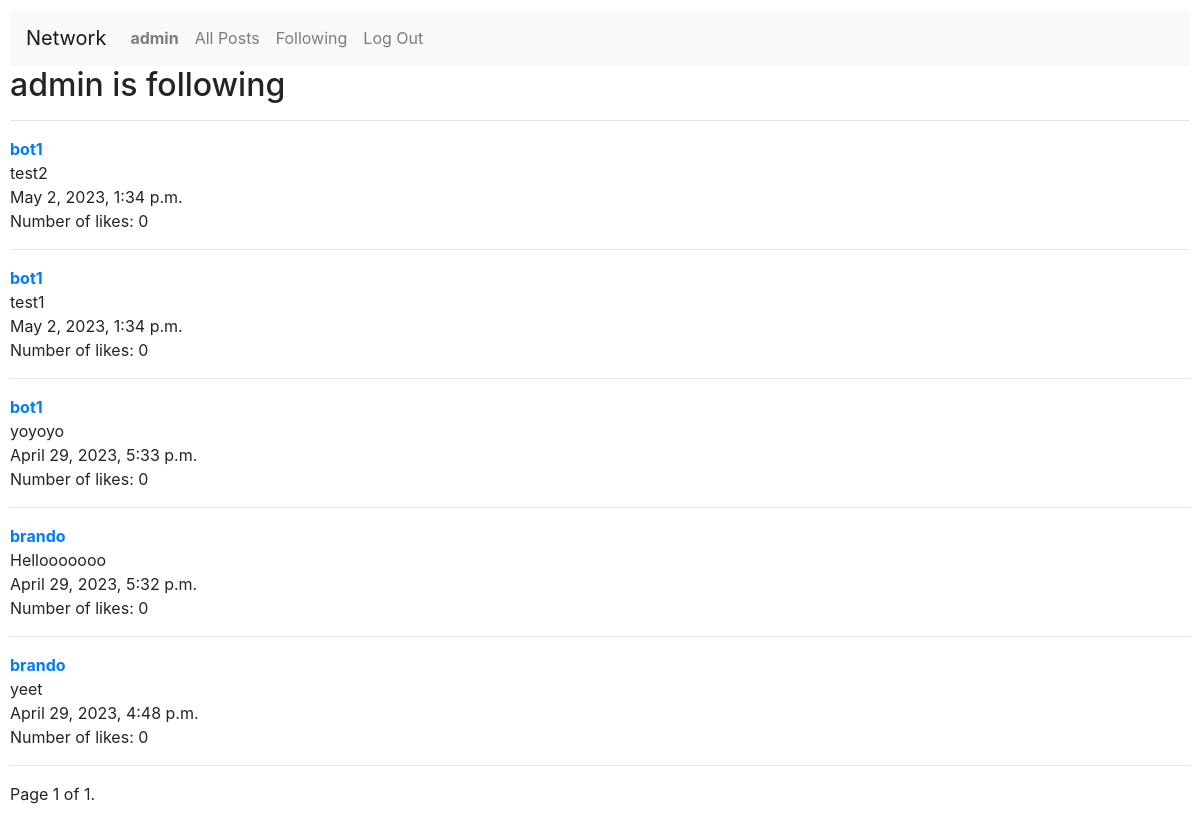
Page /follow (signed in) on the committed database.
### network/models.py (models this page shows, shortened)
class User(AbstractUser):
    pass

class Post(models.Model):
    user = models.ForeignKey(User, on_delete=models.CASCADE, blank=True, null=True, related_name="post_user")
    content = models.CharField(max_length=280)
    number_of_likes = models.IntegerField(default=0)
    time = models.DateTimeField(auto_now_add=True)

### network/views.py (the view)
# urls.py: path("follow", views.follow, name="follow"),
@login_required(login_url="login")
def follow(request):
    if request.method == "POST":
        profile_id = request.POST["profile_id"]
        follow_action = request.POST["follow_action"]
        if follow_action not in ["follow", "unfollow"]:
            return render(request, "auctions/error.html", {
            "message": "Bad request",
            "code": "400"
            })
        if follow_action == "follow":
            new_follow = Follow(
                user = User.objects.get(id=request.user.id),
                following = User.objects.get(id=profile_id)
            )
            new_follow.save()
            return redirect(profile, profile_id=profile_id)
        if follow_action == "unfollow":
            user_id = request.user.id
            filter = {"user": user_id, "following": profile_id}
            Follow.objects.filter(**filter).delete()
            return redirect(profile, profile_id=profile_id)
    else:
        user_id = request.user.id
        following = Follow.objects.filter(user=user_id).order_by("-time")
        follow_list = []
        for follow in following:
            follow_list.append(follow.following.id)
        following_posts = Post.objects.filter(user__in=follow_list).order_by("-time")
        number_of_posts = len(following_posts)
        page_obj = get_page_objects(request, following_posts)
        return render(request, "network/following.html", {
            "page_obj": page_obj,
            "number_of_posts": number_of_posts
        })

### network/utils.py (called while the page is built)
def get_page_objects(request, posts):
    paginator = Paginator(posts, 10)
    page_number = request.GET.get("page")
    page_obj = paginator.get_page(page_number)
    return page_obj

### network/templates/network/following.html
{% extends "network/layout.html" %}
{% block body %}
    <h2>{{ user.username }} is following</h2>
    <hr>
    {% include "network/posts.html" %}
{% endblock %}

### network/templates/network/layout.html (shortened to what this page needs)
{% load static %}
<!DOCTYPE html>
<html lang="en">
    <head>
        <link rel="stylesheet" href="https://stackpath.bootstrapcdn.com/bootstrap/4.4.1/css/bootstrap.min.css">
        <link href="{% static 'network/styles.css' %}" rel="stylesheet">
    </head>
    <body>
        <nav class="navbar navbar-expand-lg navbar-light bg-light">
            <a class="navbar-brand" href="{% url 'index' %}">Network</a>
            <div>
              <ul class="navbar-nav mr-auto">
                {% if user.is_authenticated %}
                    <li class="nav-item">
                        <a class="nav-link" href="{% url 'profile' profile_id=user.id %}"><strong>{{ user.username }}</strong></a>
                    </li>
                {% endif %}
                <li class="nav-item">
                  <a class="nav-link" href="{% url 'index' %}">All Posts</a>
                </li>
                {% if user.is_authenticated %}
                    <li class="nav-item">
                        <a class="nav-link" href="{% url 'follow' %}">Following</a>
                    </li>
                    <li class="nav-item">
                        <a class="nav-link" href="{% url 'logout' %}">Log Out</a>
                    </li>
                {% endif %}
              </ul>
            </div>
          </nav>
        <div class="body">
            {% block body %}
            {% endblock %}
        </div>
    </body>
</html>

### network/templates/network/posts.html (shortened to what this page needs)
{% load static %}
{% if number_of_posts > 0 %}
    {% for post in page_obj %}
        <div>
            <div>
                <a href="{% url 'profile' profile_id=post.user.id %}"><strong>{{ post.user }}</strong></a>
            </div>
            <div id="content-div-{{ post.id }}-saved">
                {{ post.content }}
            </div>
            <div>
                {{ post.time }}
            </div>
            <div>
                Number of likes: {{ post.number_of_likes }}
            </div>
            <hr>
        </div>
    {% endfor %}
{% else %}
    No active posts
{% endif %}
<div class="pagination">
    <span class="step-links">
        <span class="current">
            Page {{ page_obj.number }} of {{ page_obj.paginator.num_pages }}.
        </span>
    </span>
</div>

### network/static/network/styles.css (style rules this page uses)
body { padding: 10px; }

### rows in the picture
User: username "admin"
Post: user "bot1", content "test2", time "May 2, 2023, 1:34 p.m.", number_of_likes "0"
Post: user "bot1", content "test1", time "May 2, 2023, 1:34 p.m.", number_of_likes "0"
Post: user "bot1", content "yoyoyo", time "April 29, 2023, 5:33 p.m.", number_of_likes "0"
Post: user "brando", content "Hellooooooo", time "April 29, 2023, 5:32 p.m.", number_of_likes "0"
Post: user "brando", content "yeet", time "April 29, 2023, 4:48 p.m.", number_of_likes "0"

### other values in the picture
{{ page_obj.number }} "1"
{{ page_obj.paginator.num_pages }} "1"
